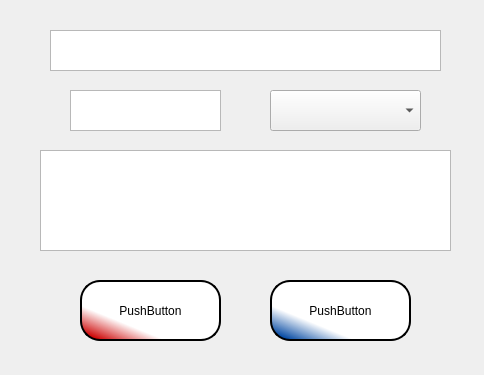
<?xml version="1.0" encoding="UTF-8"?>
<ui version="4.0">
 <class>Form</class>
 <widget class="QWidget" name="Form">
  <property name="geometry">
   <rect>
    <x>0</x>
    <y>0</y>
    <width>484</width>
    <height>375</height>
   </rect>
  </property>
  <property name="windowTitle">
   <string>Form</string>
  </property>
  <widget class="QTextEdit" name="textEdit">
   <property name="geometry">
    <rect>
     <x>50</x>
     <y>30</y>
     <width>391</width>
     <height>41</height>
    </rect>
   </property>
  </widget>
  <widget class="QTextEdit" name="textEdit_2">
   <property name="geometry">
    <rect>
     <x>70</x>
     <y>90</y>
     <width>151</width>
     <height>41</height>
    </rect>
   </property>
  </widget>
  <widget class="QComboBox" name="comboBox">
   <property name="geometry">
    <rect>
     <x>270</x>
     <y>90</y>
     <width>151</width>
     <height>41</height>
    </rect>
   </property>
   <property name="styleSheet">
    <string notr="true">

</string>
   </property>
  </widget>
  <widget class="QPlainTextEdit" name="plainTextEdit">
   <property name="geometry">
    <rect>
     <x>40</x>
     <y>150</y>
     <width>411</width>
     <height>101</height>
    </rect>
   </property>
  </widget>
  <widget class="QPushButton" name="pushButton">
   <property name="geometry">
    <rect>
     <x>80</x>
     <y>280</y>
     <width>141</width>
     <height>61</height>
    </rect>
   </property>
   <property name="styleSheet">
    <string notr="true">background-color: qlineargradient(spread:reflect, x1:0, y1:0.882, x2:0.851, y2:0, stop:0 rgba(204, 0, 0, 255), stop:0.273632 rgba(255, 255, 255, 255));
border-style: solid;
border-width:2px;
border-radius:20px;
border-color: rgb(0, 0, 0);
</string>
   </property>
   <property name="text">
    <string>PushButton</string>
   </property>
  </widget>
  <widget class="QPushButton" name="pushButton_2">
   <property name="geometry">
    <rect>
     <x>270</x>
     <y>280</y>
     <width>141</width>
     <height>61</height>
    </rect>
   </property>
   <property name="styleSheet">
    <string notr="true">
background-color: qlineargradient(spread:reflect, x1:0, y1:0.882, x2:0.851, y2:0, stop:0 rgba(0, 70, 161, 255), stop:0.273632 rgba(255, 255, 255, 255));
border-style: solid;
border-width:2px;
border-radius:20px;
border-color: rgb(0, 0, 0);
</string>
   </property>
   <property name="text">
    <string>PushButton</string>
   </property>
  </widget>
 </widget>
 <resources/>
 <connections/>
</ui>
